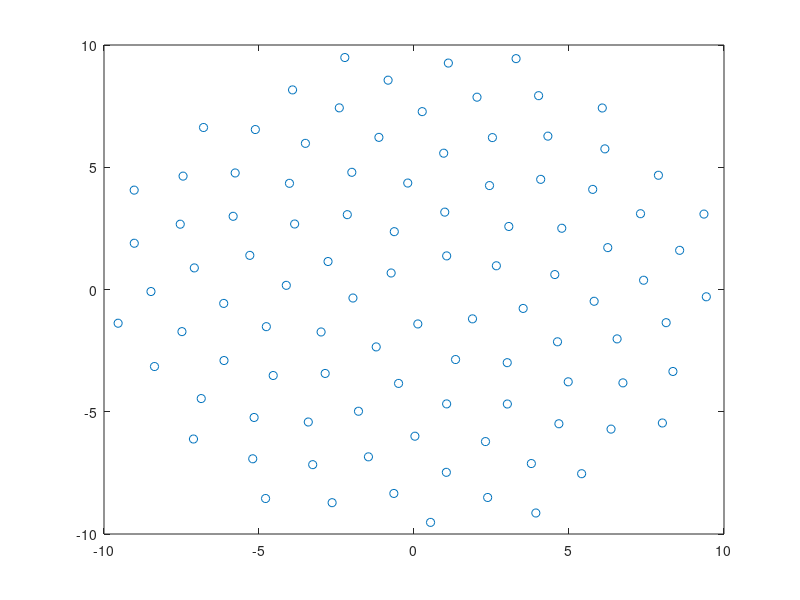

MATLAB code to generate this figure:
% coulombsConstant = 1;
% electronMass = 1;
% 
% 
% electronPositions = [0,0,0,0;1,1,-1,-1;1,-1,1,-1];
% electronSpeeds = [1,1,1,1;0,0,0,0;0,0,0,0];
% dt = 0.1;
% t=0;
% while t<1
% %Update electronPositions
% electronPositions = electronPositions+electronSpeeds*dt;
% 
% %Loop to find forces
% for index = 1:length(electronPositions)
%     electron = electronPositions(:,index);
%     electronForce = [0;0;0];
%     %electronForce is given by the sum of all the component forces
%     for otherIndex = 1:length(electronPositions)
%         electron2 = electronPositions(:,otherIndex);
%        if index ~= otherIndex
%            rvector = electron-electron2;
%            forceComponent = coulombsConstant.*rvector./norm(rvector).^3;
%            electronForce = electronForce + forceComponent;
%        end
%     end
%     %Update speeds using forces
%     electronSpeeds(:,index) = electronSpeeds(:,index) + electronForce.*dt./electronMass;
% end
% t = t+dt;
% end
phi = (1+sqrt(5))/2;
n=1:100;
thetas = (2*pi/phi^2).*n;
rs = sqrt(n);
plot(rs.*cos(thetas),rs.*sin(thetas),"o")
   


